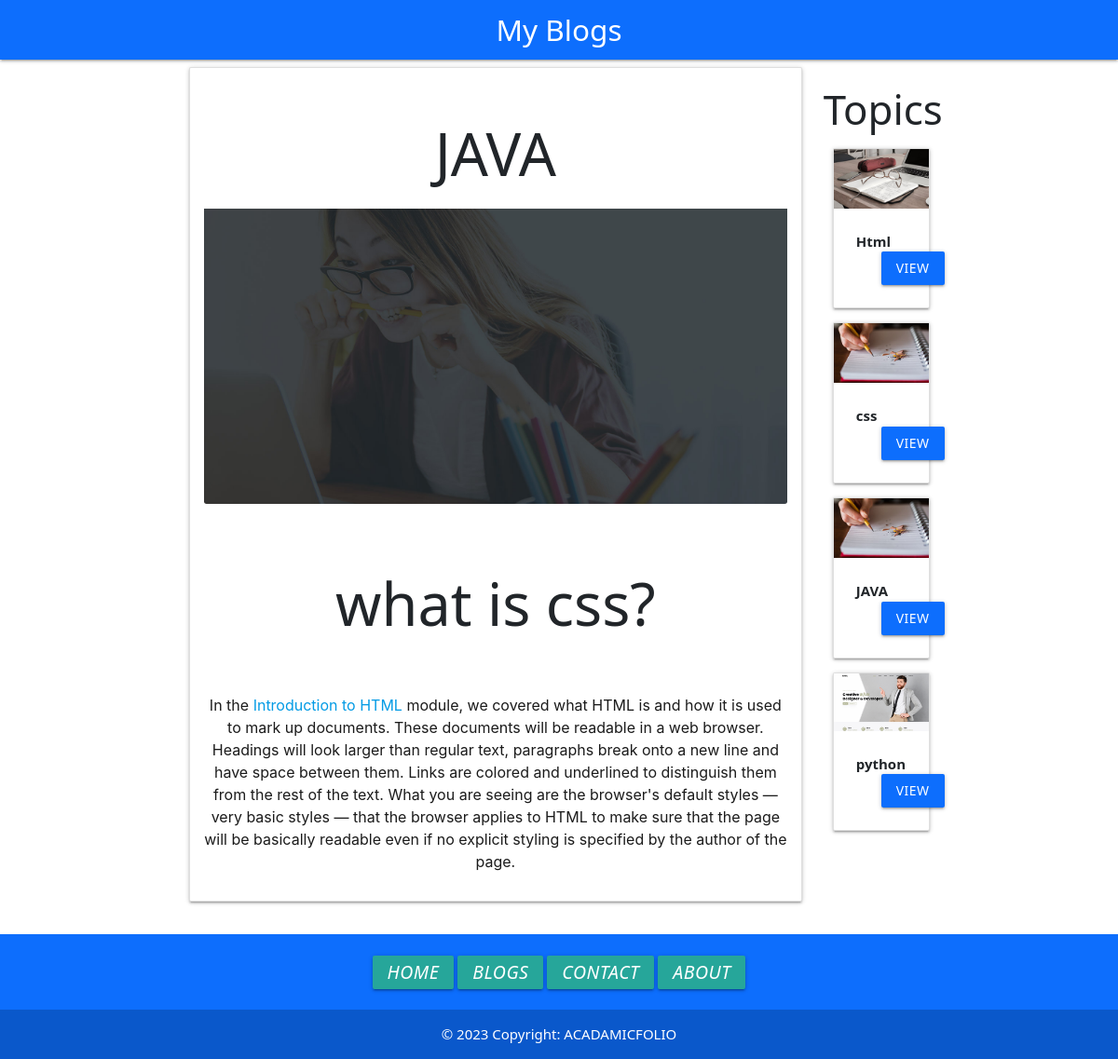
The app's page /blog/post2 with its own data.
### website/models.py (models this page shows, shortened)
class Post(models.Model):
    post_id = models.AutoField(primary_key=True)
    title = models.CharField(max_length=100)
    image = models.ImageField(upload_to='post/')
    content = models.TextField()
    url = models.CharField(max_length=100)
    cate = models.ForeignKey(Category, on_delete=models.CASCADE)
    def __str__(self):
        return self.title

class Category(models.Model):
    category_id = models.AutoField(primary_key=True)
    title = models.CharField(max_length=100)
    discription = models.TextField()
    url = models.CharField(max_length=100)
    image = models.ImageField(upload_to='category/')
    add_date = models.DateTimeField(auto_now_add=True, null=True)

### website/views.py (the view)
# urls.py: path('blog/<slug:url>', post),
def post(request, url):
    post = Post.objects.get(url=url)
    cats = Category.objects.all()
    print(post)
    return render(request,'posts.html',{'post':post, 'cats': cats})

### templates/posts.html (shortened to what this page needs)
{%extends 'base.html' %}
{% block scripts %}
<link href="https://cdn.jsdelivr.net/npm/bootstrap@5.0.2/dist/css/bootstrap.min.css" rel="stylesheet">
{% endblock scripts %}
{%block body%}
<div class="container">
    <div class="row">
        <div class="col ">
            <div class="card text-center">
                <div class="card-body">
                    <h1 class="text-uppercase font-weight-bold">{{post.title}}</h1>
                  <img src="/media/{{post.image}}" class="card-img-bottom" alt="...">
                </div>
                <div class="card-body text-center">
                    <p class="font-weight-bold">{{post.content|safe}}</p>
                </div>
              </div>
        </div>
        <div class="col col-lg-2 m2">
            <h3>Topics</h3>
            {% for cat in cats %}
            <div class="card item" style="margin-left:10px;">
                <div class="img-container">
                    <img src="/media/{{cat.image}}" class="responsive-img" alt="">
                </div>
                <div class="card-content">
                    <b>
                        {{cat.title}}
                    </b>
                    <div class="container center-align mt20">
                        <a href="/category/{{cat.url}}" class="btn bg-primary">VIEW</a>
                    </div>
                </div>
            </div>
            {%endfor%}
        </div>
    </div>
</div>
{%endblock%}

### records on screen
Post: title "JAVA", image (picture), content "what is css? In the Introduction to HTML module, we covered what HTML is and how it is used to mark up documents. These documents will be readable in a web browser. Headings will look larger than regular text, paragraphs break onto a new line and have space between them. Links are colored and underlined to distinguish them from the rest of the text. What you are seeing are the browser's default styles — very basic styles — that the browser applies to HTML to make sure that the page will be basically readable even if no explicit styling is specified by the author of the page."
Category: image (picture), title "Html"
Category: image (picture), title "css"
Category: image (picture), title "JAVA"
Category: image (picture), title "python"
